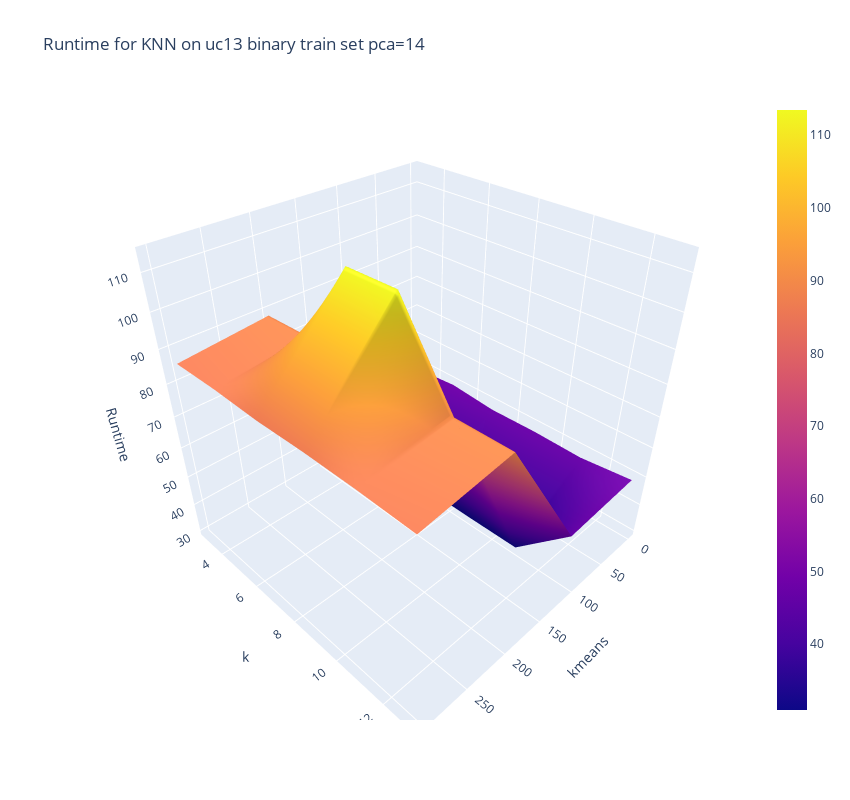
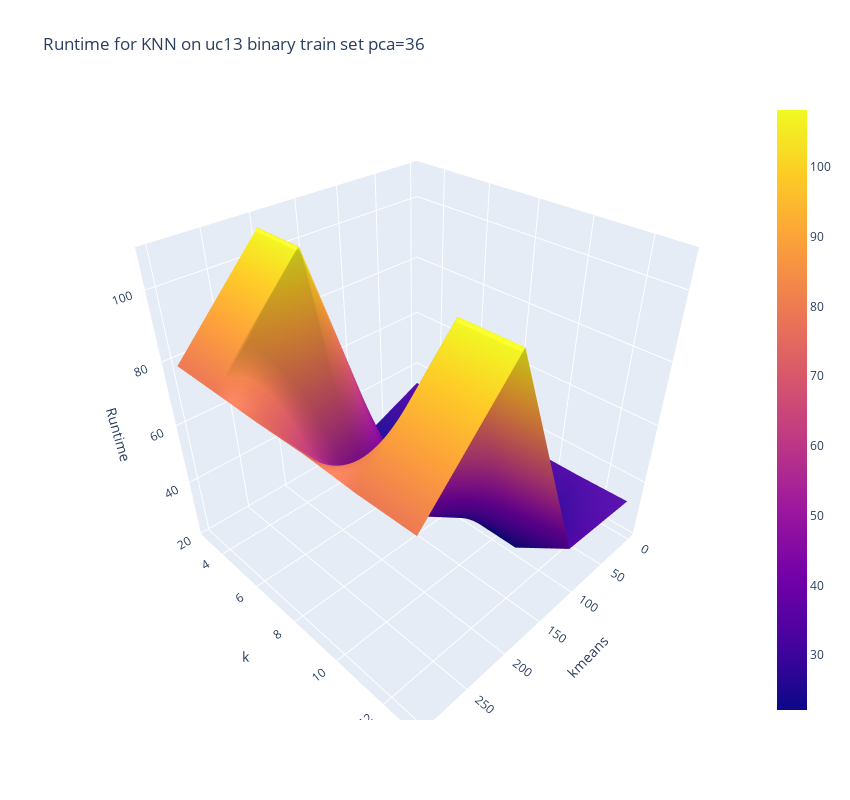

The notebook cell these images were saved under, in order:
### Code cell
for pca in df_uc13_bin_knn_train['pca'].unique():
    plot_kmeans_k_vs_runtime(df_uc13_bin_knn_train, 'Runtime for KNN on uc13 binary train set', pca, "pca")
    plot_kmeans_vs_runtime_f1(df_uc13_bin_knn_train, 'KNN for digit on uc13 binary train set, averaged k', pca, "pca")

### Figure 1 — Plotly figure (JSON) as saved in the notebook; plotly's stock layout.template omitted (floating-point values rounded to 4 significant figures)
{"data": [{"type": "surface", "x": [[0, 100, 200, 300], [0, 100, 200, 300], [0, 100, 200, 300], [0, 100, 200, 300], [0, 100, 200, 300], [0, 100, 200, 300]], "y": [[3, 3, 3, 3], [5, 5, 5, 5], [7, 7, 7, 7], [9, 9, 9, 9], [11, 11, 11, 11], [13, 13, 13, 13]], "z": [[47.96, 30.96, 88.75, 85.93], [49.12, 31.13, 89.16, 86.24], [47.6, 31.1, 113.3, 85.94], [47.78, 31.02, 113.5, 86.44], [47.29, 31.11, 89.55, 86.49], [48.89, 46.98, 89.49, 86.12]]}], "layout": {"height": 800, "scene": {"camera": {"center": {"x": 0, "y": 0, "z": 0}, "eye": {"x": 1.25, "y": 1.25, "z": 1.25}, "up": {"x": 0, "y": 0, "z": 1}}, "xaxis": {"title": {"text": "kmeans"}}, "yaxis": {"title": {"text": "k"}}, "zaxis": {"title": {"text": "Runtime"}}}, "title": {"text": "Runtime for KNN on uc13 binary train set pca=14"}, "width": 850}}

### Figure 2 — Plotly figure (JSON) as saved in the notebook; plotly's stock layout.template omitted (floating-point values rounded to 4 significant figures)
{"data": [{"type": "surface", "x": [[0, 100, 200, 300], [0, 100, 200, 300], [0, 100, 200, 300], [0, 100, 200, 300], [0, 100, 200, 300], [0, 100, 200, 300]], "y": [[3, 3, 3, 3], [5, 5, 5, 5], [7, 7, 7, 7], [9, 9, 9, 9], [11, 11, 11, 11], [13, 13, 13, 13]], "z": [[33.87, 22.26, 107.5, 78.77], [33.39, 22.12, 107.5, 78.88], [31.91, 22.16, 42.24, 78.92], [32.42, 22.18, 42.41, 79.43], [32.4, 22.22, 108.1, 78.93], [32.75, 34.19, 108.1, 79.22]]}], "layout": {"height": 800, "scene": {"camera": {"center": {"x": 0, "y": 0, "z": 0}, "eye": {"x": 1.25, "y": 1.25, "z": 1.25}, "up": {"x": 0, "y": 0, "z": 1}}, "xaxis": {"title": {"text": "kmeans"}}, "yaxis": {"title": {"text": "k"}}, "zaxis": {"title": {"text": "Runtime"}}}, "title": {"text": "Runtime for KNN on uc13 binary train set pca=36"}, "width": 850}}
